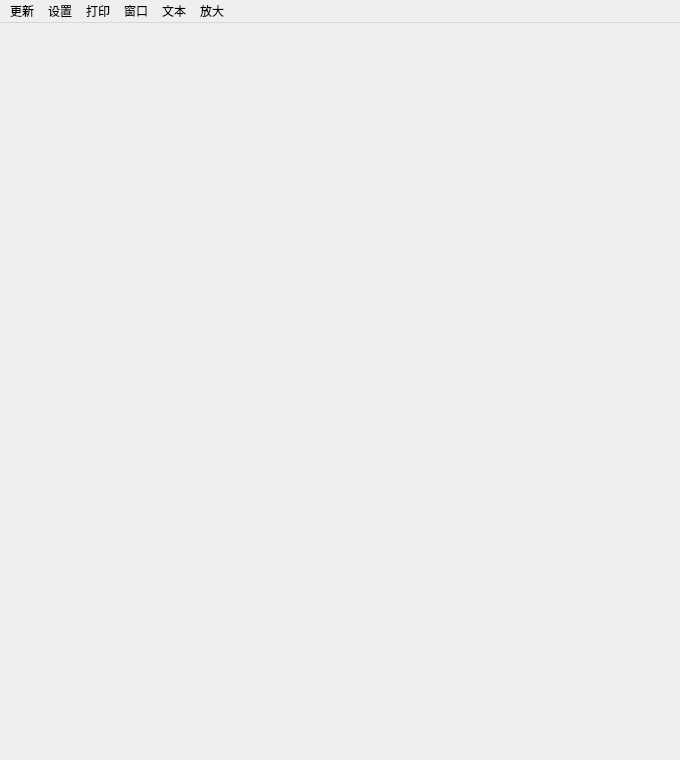
<?xml version="1.0" encoding="UTF-8"?>
<ui version="4.0">
 <class>Layout2D</class>
 <widget class="QMainWindow" name="Layout2D">
  <property name="geometry">
   <rect>
    <x>0</x>
    <y>0</y>
    <width>680</width>
    <height>760</height>
   </rect>
  </property>
  <property name="windowTitle">
   <string>2D作图</string>
  </property>
  <widget class="QWidget" name="centralwidget">
   <layout class="QVBoxLayout" name="verticalLayout_2">
    <item>
     <layout class="QVBoxLayout" name="verticalLayout">
      <property name="spacing">
       <number>0</number>
      </property>
     </layout>
    </item>
   </layout>
  </widget>
  <widget class="QMenuBar" name="menubar">
   <property name="geometry">
    <rect>
     <x>0</x>
     <y>0</y>
     <width>680</width>
     <height>21</height>
    </rect>
   </property>
   <widget class="QMenu" name="menu">
    <property name="title">
     <string>更新</string>
    </property>
   </widget>
   <widget class="QMenu" name="menu_2">
    <property name="title">
     <string>设置</string>
    </property>
   </widget>
   <widget class="QMenu" name="menu_3">
    <property name="title">
     <string>打印</string>
    </property>
   </widget>
   <widget class="QMenu" name="menu_4">
    <property name="title">
     <string>窗口</string>
    </property>
   </widget>
   <widget class="QMenu" name="menu_5">
    <property name="title">
     <string>文本</string>
    </property>
   </widget>
   <widget class="QMenu" name="menu_6">
    <property name="title">
     <string>放大</string>
    </property>
   </widget>
   <addaction name="menu"/>
   <addaction name="menu_2"/>
   <addaction name="menu_3"/>
   <addaction name="menu_4"/>
   <addaction name="menu_5"/>
   <addaction name="menu_6"/>
  </widget>
  <action name="actionlayout">
   <property name="text">
    <string>layout</string>
   </property>
  </action>
 </widget>
 <resources/>
 <connections/>
</ui>
